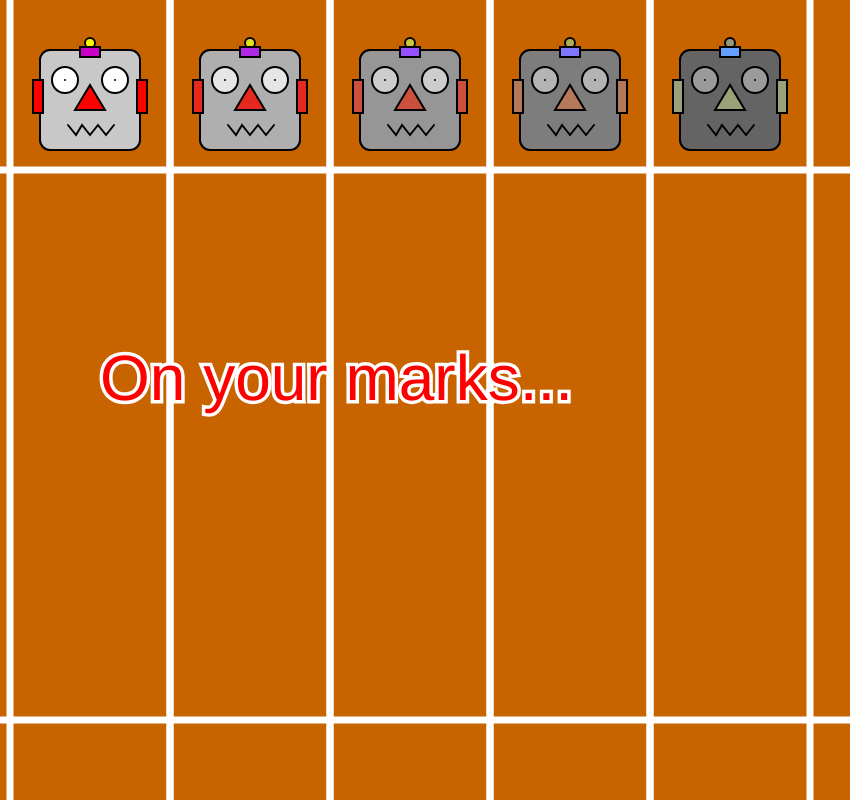
Frame 1 (no input)
Frame 60 (no input): identical to frame 1, image omitted
Frame 120 (the mouse pressed at the canvas centre since frame 60): identical to frame 1, image omitted

The p5.js sketch that drew this single still picture (run headless with seeded random() and noise() and a simulated clock; from frame 60 on, the mouse is pressed at the canvas centre):

// p5.js sketch
// ── sketch.js
/*
Hack It: Robot Olympics

* Make each robot move down the track by increasing its x coordinate each frame. You will want to add some randomness to this so each robot races at a different speed. 
* Check which robot has won the race and display a message saying which robot won. Remember the lanes will are labelled 1-5 not 0-4. 
* Some other things to try out when you've done the basics: 
    * Switch the robotXs and robotYs arrays to a single array of objects. 
    * Change the look of each robot.  
    * [HARD] Make the robots run the other way, or down the screen not across. 
    * [V HARD] make the race distance longer without increasing the size of the canvas. 
    * [V HARD] add "on your marks.", "Get set" and "go" before the start of the race. 
*/

var finishLineX = 1150;
var finishLineY = 5000;
var winner;
var timer = 180;
var end = false;
var cam = 0;
var robots = [{x:40,
               y:50},
              {x:200,
               y:50},
              {x:360,
               y:50},
              {x:520,
               y:50},
              {x:680,
               y:50}]


function setup()
{
	createCanvas(850, 800);
    finishLineY = height - 80;
}


function draw()
{

	background(200, 100, 0);

    push();
    translate(0, cam);
	//draw the finish line and first line marker
	strokeWeight(7);
	stroke(255);
	
	line(0, 170, width, 170);
    line(0, finishLineY, width, finishLineY);
    pop();
    
	for (let i = 0; i < robots.length; i++)
	{
        
		//draw the robots
		strokeWeight(2);
		stroke(0);

		//robot head
		fill(200 - i * 25);
		rect(robots[i].x, robots[i].y, 100, 100, 10);

		//ears
		fill(255 - i * 25, 0 + i * 40, 0 + i * 30);

		rect(robots[i].x - 7, robots[i].y + 30, 10, 33);
		rect(robots[i].x + 97, robots[i].y + 30, 10, 33);

		//robots' antennas
		fill(250 - i * 25, 250 - i * 25, 0 + i * 30);
		ellipse(robots[i].x + 50, robots[i].y - 7, 10, 10);

		fill(200 - i * 25, 0 + i * 40, 200 + i * 30);
		rect(robots[i].x + 40, robots[i].y - 3, 20, 10);

		//eyes
		fill(255 - i * 25);
		ellipse(robots[i].x + 25, robots[i].y + 30, 26, 26);
		point(robots[i].x + 25, robots[i].y + 30);
		ellipse(robots[i].x + 75, robots[i].y + 30, 26, 26);
		point(robots[i].x + 75, robots[i].y + 30);


		//robots' noses
		fill(255 - i * 25, 0 + i * 40, 0 + i * 30);
		triangle(robots[i].x + 50, robots[i].y + 35, robots[i].x + 35, robots[i].y + 60, robots[i].x + 65, robots[i].y + 60);

		//robot 1 mouth
		noFill();
		beginShape();
		vertex(robots[i].x + 28, robots[i].y + 75);
		vertex(robots[i].x + 36, robots[i].y + 85);
		vertex(robots[i].x + 42, robots[i].y + 75);
		vertex(robots[i].x + 50, robots[i].y + 85);
		vertex(robots[i].x + 58, robots[i].y + 75);
		vertex(robots[i].x + 66, robots[i].y + 85);
		vertex(robots[i].x + 74, robots[i].y + 75);
		endShape();

        
        
		//draw the lines  
		strokeWeight(7);
		stroke(255);
		line(robots[i].x - 30, 0, robots[i].x - 30, finishLineY + 170);
        line(robots[i].x + 100 + 30, 0, robots[i].x + 100 + 30, finishLineY + 170);
        
    }
    
    fill(255, 0, 0);
    textSize(64);
    
    if (frameCount < timer)
        {
            text("On your marks...", 100, height/2);
        }
    else if ((frameCount > timer)&&(frameCount < timer * 2))
        {
            text("Get set...", 100, height/2);
        }
    else if ((frameCount > timer * 2)&&(frameCount < timer * 2.1))
        {
            text("GO!!!", 100, height/2);
        }
    
    
    if ((frameCount >= timer * 2.1)&&(end == false))
        {
            for (let i = 0 ; i < robots.length ; i++)
                {
                    console.log("i = " + i);
                    robots[i].y += random (0.1, 10);
                    console.log("y = " + robots[i].y);
                    if (robots[i].y + 100 >= finishLineY)
                        {
                            end = true;
                            winner = i + 1;
                        }
                }
        }
    else if (frameCount >= timer * 2.1)
        {            
            text("Robot in line " + (winner) + " wins!", 100, height/2);
        }
   
		//TODO: update the robots x location
    
		//TODO Check if the robot has won and display message!   
	

}
